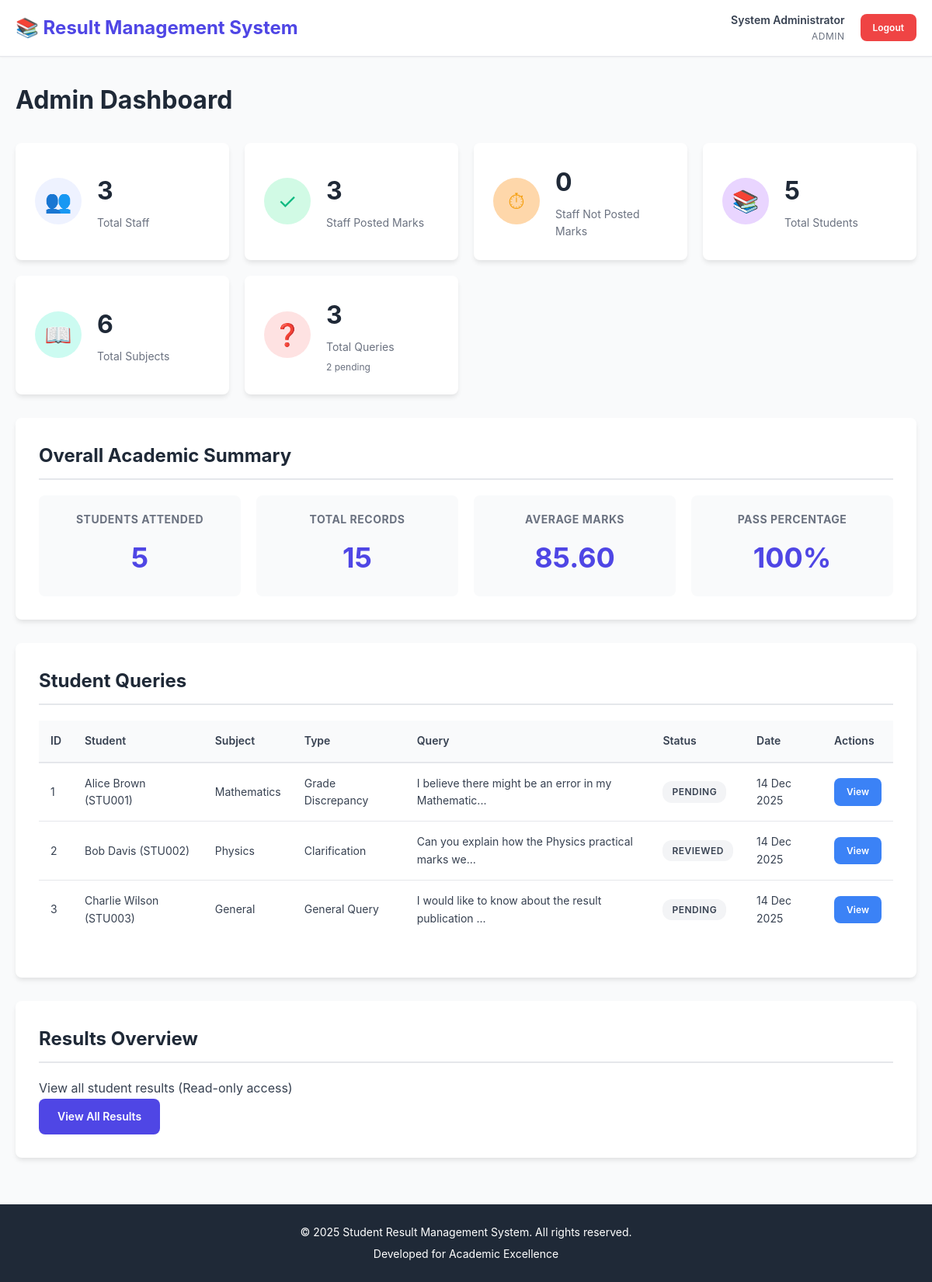
Page /admin/dashboard.php (signed in) on the committed database.
### tables this page shows
CREATE TABLE queries (
    id INT AUTO_INCREMENT PRIMARY KEY,
    student_id INT NOT NULL,
    subject_id INT,
    query_type VARCHAR(50) NOT NULL,
    query_text TEXT NOT NULL,
    status ENUM('pending', 'reviewed', 'resolved') DEFAULT 'pending',
    admin_response TEXT,
    created_at TIMESTAMP DEFAULT CURRENT_TIMESTAMP,
    updated_at TIMESTAMP DEFAULT CURRENT_TIMESTAMP ON UPDATE CURRENT_TIMESTAMP,
    FOREIGN KEY (student_id) REFERENCES students(id) ON DELETE CASCADE,
    FOREIGN KEY (subject_id) REFERENCES subjects(id) ON DELETE SET NULL
);

CREATE TABLE students (
    id INT AUTO_INCREMENT PRIMARY KEY,
    student_id VARCHAR(20) UNIQUE NOT NULL,
    full_name VARCHAR(100) NOT NULL,
    email VARCHAR(100),
    phone VARCHAR(15),
    class VARCHAR(50),
    created_at TIMESTAMP DEFAULT CURRENT_TIMESTAMP
);

CREATE TABLE subjects (
    id INT AUTO_INCREMENT PRIMARY KEY,
    subject_code VARCHAR(20) UNIQUE NOT NULL,
    subject_name VARCHAR(100) NOT NULL,
    total_marks INT NOT NULL DEFAULT 100,
    created_at TIMESTAMP DEFAULT CURRENT_TIMESTAMP
);

### admin/dashboard.php (the view, shortened to what this page needs)
<?php
$conn = getDBConnection();
$stats = [];
$result = $conn->query("SELECT COUNT(*) as total FROM users WHERE role = 'staff'");
$stats['total_staff'] = $result->fetch_assoc()['total'];
$result = $conn->query("SELECT COUNT(DISTINCT staff_id) as count FROM marks");
$stats['staff_with_marks'] = $result->fetch_assoc()['count'];
$stats['staff_without_marks'] = $stats['total_staff'] - $stats['staff_with_marks'];
$result = $conn->query("SELECT COUNT(*) as total FROM students");
$stats['total_students'] = $result->fetch_assoc()['total'];
$result = $conn->query("SELECT COUNT(*) as total FROM subjects");
$stats['total_subjects'] = $result->fetch_assoc()['total'];
$result = $conn->query("SELECT COUNT(*) as total FROM queries");
$stats['total_queries'] = $result->fetch_assoc()['total'];
$result = $conn->query("SELECT COUNT(*) as total FROM queries WHERE status = 'pending'");
$stats['pending_queries'] = $result->fetch_assoc()['total'];
$queries = [];
$result = $conn->query("
    SELECT q.*, s.full_name as student_name, s.student_id, sub.subject_name
    FROM queries q
    LEFT JOIN students s ON q.student_id = s.id
    LEFT JOIN subjects sub ON q.subject_id = sub.id
    ORDER BY q.created_at DESC
    LIMIT 10
");
while ($row = $result->fetch_assoc()) {
    $queries[] = $row;
}
$result = $conn->query("
    SELECT
        COUNT(DISTINCT m.student_id) as students_attended,
        COUNT(m.id) as total_records,
        AVG(m.marks_obtained) as avg_marks,
        COUNT(CASE WHEN (m.marks_obtained / (SELECT total_marks FROM subjects WHERE id = m.subject_id) * 100) >= 40 THEN 1 END) as pass_count
    FROM marks m
");
$academic_summary = $result->fetch_assoc();
$academic_summary['pass_percentage'] = $academic_summary['total_records'] > 0
    ? round(($academic_summary['pass_count'] / $academic_summary['total_records']) * 100, 2)
    : 0;
?>
<!DOCTYPE html>
<html lang="en">
<head>
    <link rel="stylesheet" href="../assets/css/style.css">
</head>
<body>
    <?php include '../includes/header.php'; ?>
    <div class="container">
        <h1 class="page-title">Admin Dashboard</h1>
        <div class="stats-grid">
            <div class="stat-card">
                <div class="stat-icon stat-icon-blue">
                    <span>👥</span>
                </div>
                <div class="stat-content">
                    <h3><?php echo $stats['total_staff']; ?></h3>
                    <p>Total Staff</p>
                </div>
            </div>
            <div class="stat-card">
                <div class="stat-icon stat-icon-green">
                    <span>✓</span>
                </div>
                <div class="stat-content">
                    <h3><?php echo $stats['staff_with_marks']; ?></h3>
                    <p>Staff Posted Marks</p>
                </div>
            </div>
            <div class="stat-card">
                <div class="stat-icon stat-icon-orange">
                    <span>⏱</span>
                </div>
                <div class="stat-content">
                    <h3><?php echo $stats['staff_without_marks']; ?></h3>
                    <p>Staff Not Posted Marks</p>
                </div>
            </div>
            <div class="stat-card">
                <div class="stat-icon stat-icon-purple">
                    <span>📚</span>
                </div>
                <div class="stat-content">
                    <h3><?php echo $stats['total_students']; ?></h3>
                    <p>Total Students</p>
                </div>
            </div>
            <div class="stat-card">
                <div class="stat-icon stat-icon-teal">
                    <span>📖</span>
                </div>
                <div class="stat-content">
                    <h3><?php echo $stats['total_subjects']; ?></h3>
                    <p>Total Subjects</p>
                </div>
            </div>
            <div class="stat-card">
                <div class="stat-icon stat-icon-red">
                    <span>❓</span>
                </div>
                <div class="stat-content">
                    <h3><?php echo $stats['total_queries']; ?></h3>
                    <p>Total Queries</p>
                    <small><?php echo $stats['pending_queries']; ?> pending</small>
                </div>
            </div>
        </div>
        <div class="dashboard-section">
            <h2>Overall Academic Summary</h2>
            <div class="summary-grid">
                <div class="summary-card">
                    <h3>Students Attended</h3>
                    <p class="summary-value"><?php echo $academic_summary['students_attended']; ?></p>
                </div>
                <div class="summary-card">
                    <h3>Total Records</h3>
                    <p class="summary-value"><?php echo $academic_summary['total_records']; ?></p>
                </div>
                <div class="summary-card">
                    <h3>Average Marks</h3>
                    <p class="summary-value"><?php echo number_format($academic_summary['avg_marks'], 2); ?></p>
                </div>
                <div class="summary-card">
                    <h3>Pass Percentage</h3>
                    <p class="summary-value"><?php echo $academic_summary['pass_percentage']; ?>%</p>
                </div>
            </div>
        </div>
        <div class="dashboard-section">
            <h2>Student Queries</h2>
            <div class="table-container">
                <table class="data-table">
                    <thead>
                        <tr>
                            <th>ID</th>
                            <th>Student</th>
                            <th>Subject</th>
                            <th>Type</th>
                            <th>Query</th>
                            <th>Status</th>
                            <th>Date</th>
                            <th>Actions</th>
                        </tr>
                    </thead>
                    <tbody>
                        <?php if (empty($queries)): ?>
                            <tr>
                                <td colspan="8" class="text-center">No queries found</td>
                            </tr>
                        <?php else: ?>
                            <?php foreach ($queries as $query): ?>
                                <tr>
                                    <td><?php echo $query['id']; ?></td>
                                    <td><?php echo htmlspecialchars($query['student_name']); ?> (<?php echo $query['student_id']; ?>)</td>
                                    <td><?php echo $query['subject_name'] ?? 'General'; ?></td>
                                    <td><?php echo htmlspecialchars($query['query_type']); ?></td>
                                    <td><?php echo htmlspecialchars(substr($query['query_text'], 0, 50)); ?>...</td>
                                    <td><?php echo getQueryStatusBadge($query['status']); ?></td>
                                    <td><?php echo formatDate($query['created_at']); ?></td>
                                    <td>
                                        <a href="view_query.php?id=<?php echo $query['id']; ?>" class="btn btn-sm btn-info">View</a>
                                    </td>
                                </tr>
                            <?php endforeach; ?>
                        <?php endif; ?>
                    </tbody>
                </table>
            </div>
        </div>
        <div class="dashboard-section">
            <h2>Results Overview</h2>
            <p>View all student results (Read-only access)</p>
            <a href="view_results.php" class="btn btn-primary">View All Results</a>
        </div>
    </div>
    <?php include '../includes/footer.php'; ?>
</body>
</html>

### includes/header.php (shortened to what this page needs)
<?php
$current_role = $_SESSION['role'];
$full_name = $_SESSION['full_name'] ?? $_SESSION['username'];
?>
<header class="main-header">
    <div class="header-content">
        <div class="logo">
            <h1>📚 Result Management System</h1>
        </div>
        <nav class="main-nav">
            <div class="user-info">
                <span class="user-name"><?php echo htmlspecialchars($full_name); ?></span>
                <span class="user-role"><?php echo ucfirst($current_role); ?></span>
            </div>
            <a href="../logout.php" class="btn btn-sm btn-logout">Logout</a>
        </nav>
    </div>
</header>

### includes/functions.php (shortened to what this page needs)
<?php
function formatDate($date) {
    return date('d M Y', strtotime($date));
}
function getQueryStatusBadge($status) {
    $badges = [
        'pending' => '<span class="badge badge-warning">Pending</span>',
        'reviewed' => '<span class="badge badge-info">Reviewed</span>',
        'resolved' => '<span class="badge badge-success">Resolved</span>'
    ];
    return $badges[$status] ?? '<span class="badge badge-secondary">' . ucfirst($status) . '</span>';
}
?>

### includes/footer.php (shortened to what this page needs)
<footer class="main-footer">
    <div class="footer-content">
        <p>&copy; <?php echo date('Y'); ?> Student Result Management System. All rights reserved.</p>
        <p>Developed for Academic Excellence</p>
    </div>
</footer>

### rows in the picture
queries: id "1", student.full_name "Alice Brown", student.student_id "STU001", subject.subject_name "Mathematics", query_type "Grade Discrepancy", query_text "I believe there might be an error in my Mathematic", status "PENDING", created_at "14 Dec 2025"
queries: id "2", student.full_name "Bob Davis", student.student_id "STU002", subject.subject_name "Physics", query_type "Clarification", query_text "Can you explain how the Physics practical marks we", status "REVIEWED", created_at "14 Dec 2025"
queries: id "3", student.full_name "Charlie Wilson", student.student_id "STU003", subject_name "General", query_type "General Query", query_text "I would like to know about the result publication", status "PENDING", created_at "14 Dec 2025"

### other values in the picture
$full_name "System Administrator"
$current_role "ADMIN"
$stats['total_staff'] "3"
$stats['staff_with_marks'] "3"
$stats['staff_without_marks'] "0"
$stats['total_students'] "5"
$stats['total_subjects'] "6"
$stats['total_queries'] "3"
$stats['pending_queries'] "2"
$academic_summary['students_attended'] "5"
$academic_summary['total_records'] "15"
$academic_summary['avg_marks'] "85.60"
$academic_summary['pass_percentage'] "100"
